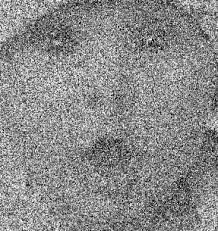
#> input picture exercise/baby.jpeg, 218 x 231 px
$ jupyter execute 3_c.ipynb
#> lines starting #> are read from the running program, lines starting #| are printed output that depends on the picture
[cell 1]
import numpy as np
import imageio.v2 as iio
import scipy.ndimage as sn
from scipy.ndimage import gaussian_filter
import matplotlib.pylab as plt
import random

# opening the image and converting it to grayscale
a1 = iio.imread('exercise/baby.jpeg')
#> a1 is the input picture: shape (231, 218, 3); min 0, max 255, mean 137.8
a2 = iio.imread('exercise/balloons_noisy.png')
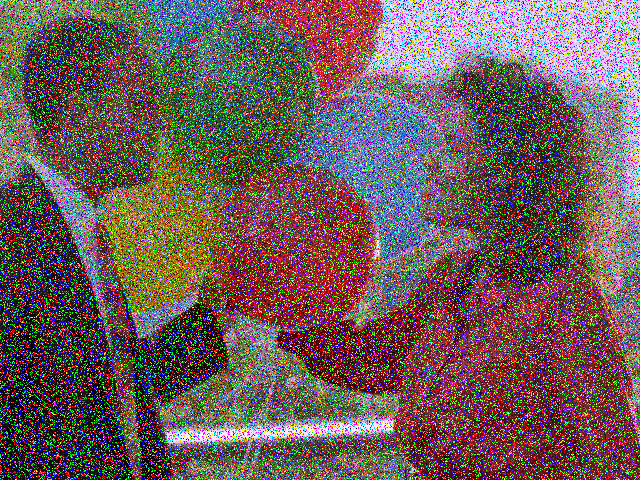
#> input picture exercise/balloons_noisy.png, 640 x 480 px
#> a2 is the input picture: shape (480, 640, 3); mean R, G, B 109.1, 92, 89.9
a3 = iio.imread('exercise/flower.jpeg')
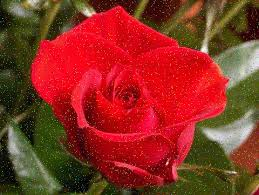
#> input picture exercise/flower.jpeg, 259 x 195 px
#> a3 is the input picture: shape (195, 259, 3); mean R, G, B 138.9, 49.1, 35

# initializing the filter of size 5 by 5
# the filter is divided by 25 for normalization
k = np.ones((5, 5)) / 25

# performing convolution
if a1.ndim ==3:
    b1 = np.zeros_like(a1)
    for c in range(3):
        b1[:,:,c] = sn.convolve(a1[:,:,c], k).astype(np.uint8)
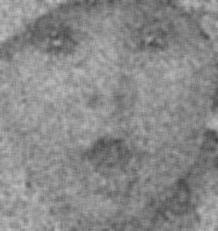
#> b1: shape (231, 218, 3); min 64, max 192, mean 137.3
else:
    b1 = sn.convolve(a1, k).astype(np.uint8)

if a2.ndim ==3:
    b2 = np.zeros_like(a2)
    for c in range(3):
        b2[:,:,c] = sn.convolve(a2[:,:,c], k).astype(np.uint8)
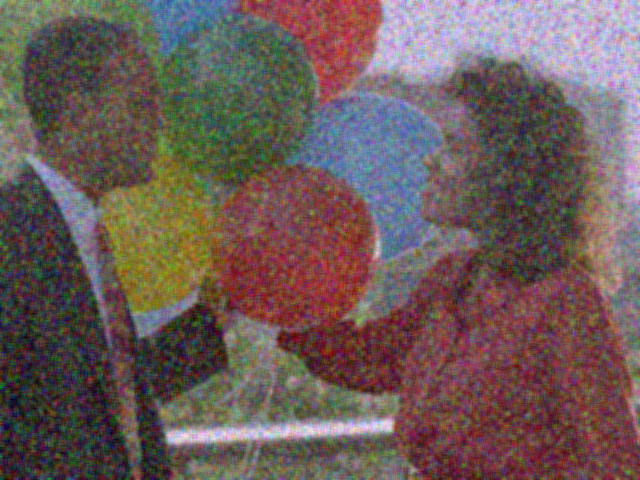
#> b2: shape (480, 640, 3); mean R, G, B 108.6, 91.5, 89.4
else:
    b2 = sn.convolve(a2, k).astype(np.uint8)

if a3.ndim ==3:
    b3 = np.zeros_like(a3)
    for c in range(3):
        b3[:,:,c] = sn.convolve(a3[:,:,c], k).astype(np.uint8)
else:
    b3 = sn.convolve(a3, k).astype(np.uint8)

# Hàm đổi thứ tự RGB ngẫu nhiên
def shuffle_rgb(image):
    channls = [0, 1, 2]
    random.shuffle(channls)
    return image[:,:,channls]

rgb1 = shuffle_rgb(b1)
rgb2 = shuffle_rgb(b2)
rgb3 = shuffle_rgb(b3)

iio.imwrite('baby_rgb_random.png', rgb1)
iio.imwrite('balloons_rgb_random.png', rgb2)
iio.imwrite('flower_rgb_random.png', rgb3)

plt.figure(figsize=(12, 4))
plt.subplot(1, 3, 1)
plt.imshow(rgb1)
plt.title("Baby - Random RGB")

plt.subplot(1, 3, 2)
plt.imshow(rgb2)
plt.title("Balloons - Random RGB")

plt.subplot(1, 3, 3)
plt.imshow(rgb3)
plt.title("Flower - Random RGB")

plt.tight_layout()
plt.show()

[cell 2]
import numpy as np
import imageio.v2 as iio
import scipy.ndimage as sn
from scipy.ndimage import gaussian_filter
import matplotlib.pylab as plt
import random
import colorsys

# opening the image and converting it to grayscale
a1 = iio.imread('exercise/baby.jpeg')
a2 = iio.imread('exercise/balloons_noisy.png')
a3 = iio.imread('exercise/flower.jpeg')

# initializing the filter of size 5 by 5
# the filter is divided by 25 for normalization
k = np.ones((5, 5)) / 25

# performing convolution
if a1.ndim ==3:
    b1 = np.zeros_like(a1)
    for c in range(3):
        b1[:,:,c] = sn.convolve(a1[:,:,c], k).astype(np.uint8)
else:
    b1 = sn.convolve(a1, k).astype(np.uint8)

if a2.ndim ==3:
    b2 = np.zeros_like(a2)
    for c in range(3):
        b2[:,:,c] = sn.convolve(a2[:,:,c], k).astype(np.uint8)
else:
    b2 = sn.convolve(a2, k).astype(np.uint8)

if a3.ndim ==3:
    b3 = np.zeros_like(a3)
    for c in range(3):
        b3[:,:,c] = sn.convolve(a3[:,:,c], k).astype(np.uint8)
else:
    b3 = sn.convolve(a3, k).astype(np.uint8)


def random_hue_shift(img):
    # Chuẩn hóa ảnh về [0, 1]
    img = img / 255.0
    # Chuyển RGB -> HSV

    rgb2hsv = np.vectorize(colorsys.rgb_to_hsv)
    h, s, v = rgb2hsv(img[:, :, 0], img[:, :, 1], img[:, :, 2])
#> h: shape (231, 218) float64; every value is 0

    # Tạo độ lệch hue ngẫu nhiên (không trùng nhau)
    shift = random.uniform(0.05,0.95)
    h_new = (h + shift) % 1.0
#> h_new: shape (231, 218) float64; every value is 0.414


    # Chuyển HSV -> RGB
    hsv2rgb = np.vectorize(colorsys.hsv_to_rgb)
    r, g, b = hsv2rgb(h_new, s, v)

    # Ghép lại và chuyển về uint8
    result = np.stack((r, g, b), axis=-1)
    return (result * 255).astype(np.uint8)

img1 = random_hue_shift(b1)
img2 = random_hue_shift(b2)
img3 = random_hue_shift(b3)
#> in random_hue_shift (call 3), `h, s, v = rgb2hsv(img[:, :, 0], img[:, :, 1], img[:, :, 2])`:
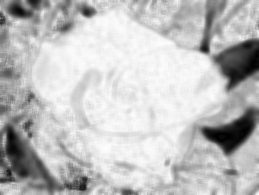
#> s: shape (195, 259) float64; min 0, max 0.996, mean 0.749
#> in random_hue_shift (call 3), `h, s, v = rgb2hsv(img[:, :, 0], img[:, :, 1], img[:, :, 2])`:
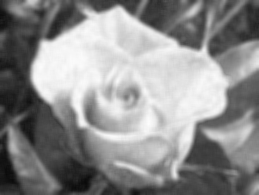
#> v: shape (195, 259) float64; min 0.0392, max 0.988, mean 0.552
#> in random_hue_shift (call 3), `h_new = (h + shift) % 1.0`:
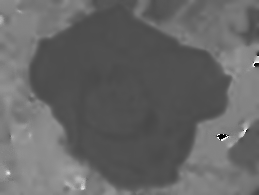
#> h_new: shape (195, 259) float64; min 0.00817, max 0.99, mean 0.403
#> in random_hue_shift (call 3), `r, g, b = hsv2rgb(h_new, s, v)`:
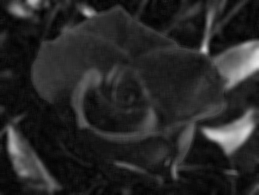
#> r: shape (195, 259) float64; min 0.00784, max 0.902, mean 0.156
#> in random_hue_shift (call 3), `r, g, b = hsv2rgb(h_new, s, v)`:
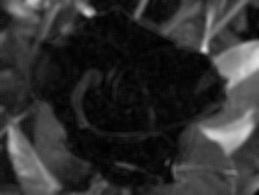
#> b: shape (195, 259) float64; min 0.00392, max 0.89, mean 0.186
#> in random_hue_shift (call 3), `result = np.stack((r, g, b), axis=-1)`:
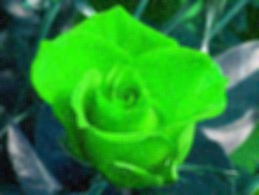
#> result: shape (195, 259, 3) float64; mean of channels 0, 1, 2 0.156, 0.545, 0.186; drawn as R, G, B


iio.imwrite('baby_hsv_random.png', img1)
iio.imwrite('balloons_hsv_random.png', img2)
iio.imwrite('flower_hsv_random.png', img3)

plt.figure(figsize=(12, 4))
plt.subplot(1, 3, 1)
plt.imshow(img1)
plt.title("Baby - Random RGB")

plt.subplot(1, 3, 2)
plt.imshow(img2)
plt.title("Balloons - Random RGB")

plt.subplot(1, 3, 3)
plt.imshow(img3)
plt.title("Flower - Random RGB")

plt.tight_layout()
plt.show()
